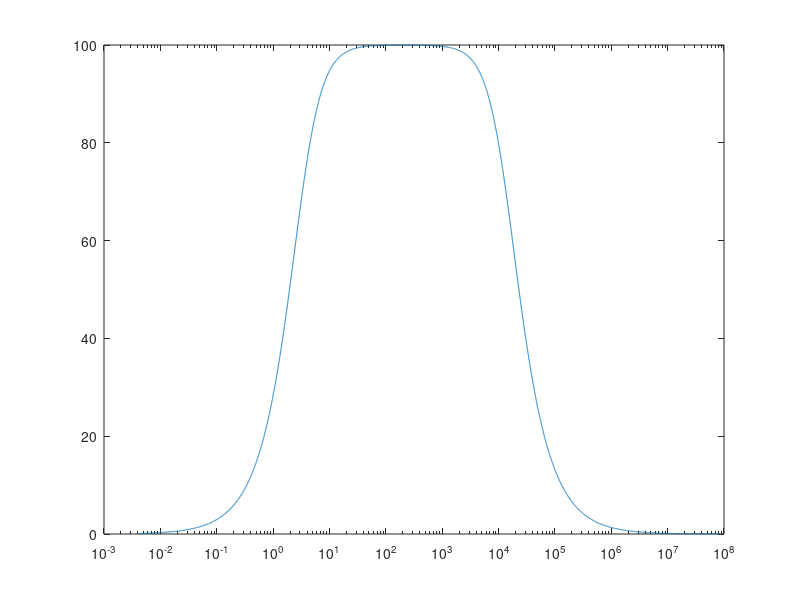

This chart was generated by the following MATLAB code: (Note: this script raises an error after producing the figure.)
addpath("../")
%% Question 1
R4 = 10^4;
R5 = 10^6;
C1 = 4.7e-6;
C3 = 12e-12;



Z1 = @(f) 1./(1i * C1 * (2 * pi * f)) + R4;
Z2 = @(f) 1./(1i * C3 * (2 * pi * f) + 1/R5);
G = @(f) Z2(f)./Z1(f);

clc;
% As f -> 0 
fprintf("Q1.a:\t The gain as frequency aproaches 0Hz is %.0f\n", abs(G(1e-12)));

% As f = 500Hz
G_500Hz = abs(G(500));
fprintf("Q1.b:\t The gain at a frequency of 500Hz is predicted to be %.0f\n", G_500Hz)

G_20kHz = abs(G(20e3));
fprintf("Q3:\t The gain at a frequency of 20kHz is predicted to be %.0f\n", G_20kHz)

f_range = 1.2.^linspace(-30, 100, 10000);
G_mag = abs(G(f_range));
semilogx(f_range, G_mag);
xline(500);
xline(20e3);
%% Looking at the effects of C3
f_range = 1.2.^linspace(-30, 100, 1000);
c1 = 4.7e-6;
Z1 = @(f, c1) 1./(1i * c1 * (2 * pi * f)) + R4;
Z2 = @(f, c3) 1./(1i * c3 * (2 * pi * f) + 1/R5);
G = @(f, c1, c3) Z2(f, c3)./Z1(f, c1);

C3 = [12e-12; 12e-13; 12e-14; 12e-15];
G_1 = abs(G(f_range, C1, C3));


plot(G_1')
legend("C3 = " + C3)
fprintf("Q2:\t C3 acts as a low pass filter\n");

